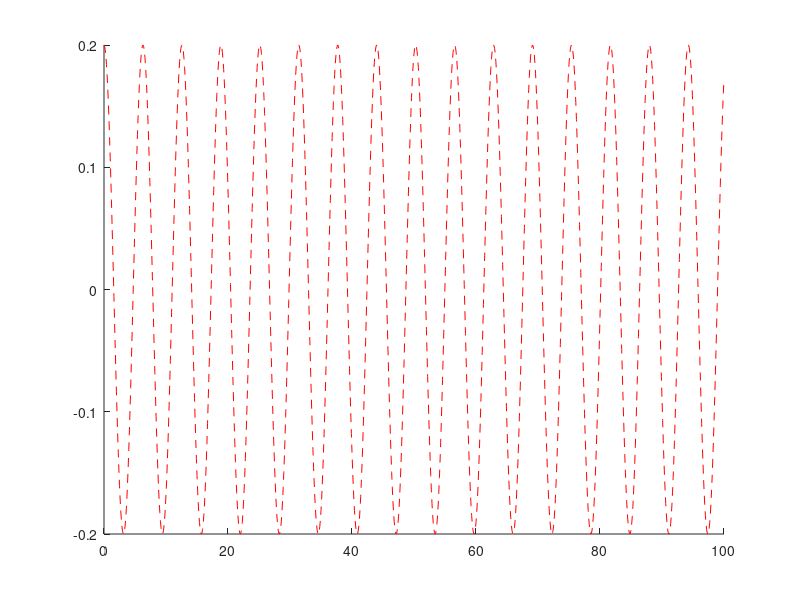

Here is the MATLAB script that generated this plot: (Note: this script raises an error after producing the figure.)
clc; clear; close all

% Define parameters
theta0 = 0.2;
omega0 = 0.0;
y0 = [theta0; omega0];
dt = [0.125,0.25,0.5];
t_end = 100;

% ODE linear Pendulum
f = @(t, y) [y(2); -y(1)];

% Exact solution for comparison
theta_exactF = @(t) theta0 * cos(t);


%% For different methods

% Explicit_Euler
figure; hold on;
t = linspace(0,100,1001);
theta_exact = theta_exactF(t);
plot(t, theta_exact, 'r--');
for i = 1:length(dt)
    [t, y] = Explicit_Euler(f, y0, dt(i), t_end);
    plot(t, y(:, 1));
end
legend("Exact", "dt = 0.125", "dt = 0.25", "dt = 0.5")
xlabel('Time');
ylabel('\theta');
legend;
title("Explicit Euler")
grid on
ylim([-4 4])
    


% Heun
figure; hold on
t = linspace(0,100,1001);
theta_exact = theta_exactF(t);
plot(t, theta_exact, 'r--');
for i = 1:length(dt)
    [t, y] = Heun(f, y0, dt(i), t_end);
    plot(t, y(:, 1));
end
legend("Exact", "dt = 0.125", "dt = 0.25", "dt = 0.5")
xlabel('Time');
ylabel('\theta');
legend;
title("Heun")
grid on
ylim([-1 1])


% Runge Kutta
figure; hold on
t = linspace(0,100,1001);
theta_exact = theta_exactF(t);
plot(t, theta_exact, 'r--');
for i = 1:length(dt)
    [t, y] = Runge_Kutta(f, y0, dt(i), t_end);
    plot(t, y(:, 1));
end
legend("Exact", "dt = 0.125", "dt = 0.25", "dt = 0.5")
xlabel('Time');
ylabel('\theta');
legend;
title("Runge Kutta")
grid on
ylim([-0.4 0.4])


% Implicit Euler
figure; hold on
t = linspace(0,100,1001);
theta_exact = theta_exactF(t);
plot(t, theta_exact, 'r--');
for i = 1:length(dt)
    [t, y] = Implicit_Euler(f, y0, dt(i), t_end);
    plot(t, y(:, 1));
end
legend("Exact", "dt = 0.125", "dt = 0.25", "dt = 0.5")
xlabel('Time');
ylabel('\theta');
legend;
title("Implicit Euler")
grid on
ylim([-0.4 0.4])

% Crank Nicolson
figure; hold on
t = linspace(0,100,1001);
theta_exact = theta_exactF(t);
plot(t, theta_exact, 'r--');
for i = 1:length(dt)
    [t, y] = Crank_Nicolson(f, y0, dt(i), t_end);
    plot(t, y(:, 1));
end
legend("Exact", "dt = 0.125", "dt = 0.25", "dt = 0.5")
xlabel('Time');
ylabel('\theta');
legend;
title("Crank Nicolson")
grid on
ylim([-0.4 0.4])






%% For the same dt


for i = 1:length(dt)
    figure; hold on
    t = linspace(0,100,1001);
    theta_exact = theta_exactF(t);
    plot(t, theta_exact, 'r--');
    
    [t, y] = Explicit_Euler(f, y0, dt(i), t_end);
    plot(t, y(:, 1));

    [t, y] = Heun(f, y0, dt(i), t_end);
    plot(t, y(:, 1));

    [t, y] = Runge_Kutta(f, y0, dt(i), t_end);
    plot(t, y(:, 1));

    [t, y] = Implicit_Euler(f, y0, dt(i), t_end);
    plot(t, y(:, 1));

    [t, y] = Crank_Nicolson(f, y0, dt(i), t_end);
    plot(t, y(:, 1));

    legend("Exact", "Explicit Euler", "Heun", "Runge Kutta", "Implicit Euler", "Crank Nicolson")
    xlabel('Time');
    ylabel('\theta');
    title("dt = ", num2str(dt(i)))
    grid on
    ylim([-0.4 0.4])
end

%% Forward Euler
close all

